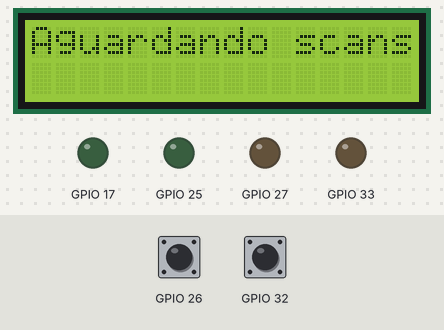
This sketch was run on a simulated ESP32. Shown: 16×2 character LCD, output pins drawn as LEDs (lit = HIGH). The inputs (shaded band) are chosen by the test bench; at power-on: GPIO 26 HIGH, GPIO 32 HIGH. Random numbers use the default seed unless the sketch sets one.

Above: at 1.2 s.
1.3 s: GPIO 26 pulled LOW for 1 s
At 3.3 s:
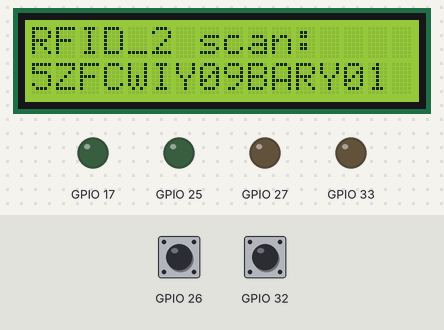
3.8 s: GPIO 32 pulled LOW for 0.15 s
At 5.2 s:
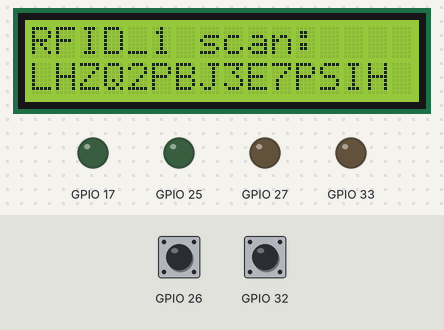
5.8 s: GPIO 26 pulled LOW for 0.15 s
At 7.5 s:
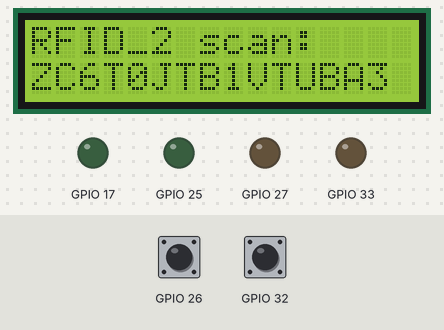
7.8 s: GPIO 32 pulled LOW for 1 s
At 10.0 s:
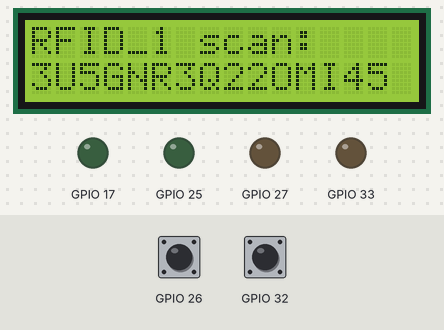
10.3 s: GPIO 26 pulled LOW for 0.15 s
At 11.5 s:
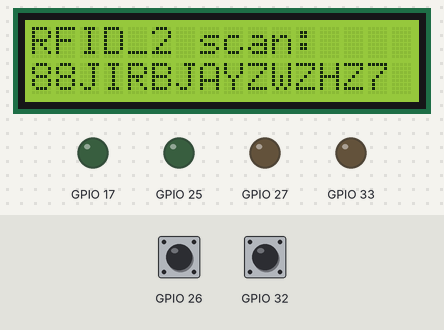
12.3 s: GPIO 32 pulled LOW for 0.15 s
At 13.5 s:
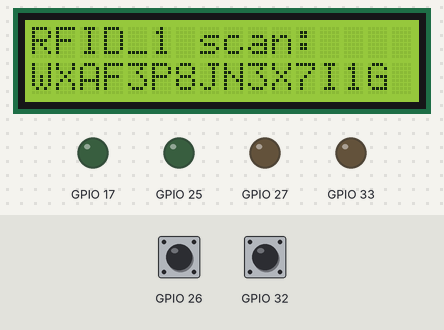
Timing chart, 0 to 15.3 s (numbered marks = the images above; inputs shaded):
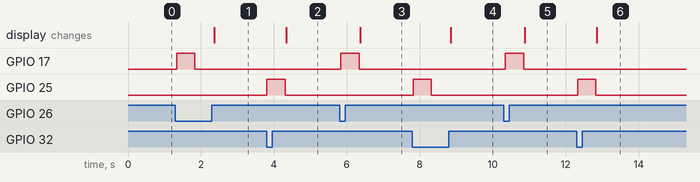

Measured:
- after the input at 1.3 s, GPIO 17: LOW → HIGH at once, → LOW 0.50 s later; the display: changes after 1.1 s (image 1)
- after the input at 3.8 s, GPIO 25: LOW → HIGH at once, → LOW 0.50 s later; the display: changes after 0.54 s (image 2)
- after the input at 5.8 s, GPIO 17: LOW → HIGH at once, → LOW 0.50 s later; the display: changes after 0.57 s (image 3)
- after the input at 7.8 s, GPIO 25: LOW → HIGH at once, → LOW 0.50 s later; the display: changes after 1.0 s (image 4)
- after the input at 10.3 s, GPIO 17: LOW → HIGH after 0.05 s, → LOW 0.50 s later; the display: changes after 0.58 s (image 5)
- after the input at 12.3 s, GPIO 25: LOW → HIGH at once, → LOW 0.50 s later; the display: changes after 0.56 s (image 6)

The sketch:

sketch.ino
```cpp
// Inclui os cabeçalhos das classes RFID e LCD
#include "RFID.h"
#include "LCD.h"

// Cria instâncias das classes RFID e LCD com os pinos especificados
RFID rfid_1(32, 33, 25); // RFID 1 com pinos de entrada, saída e LED
RFID rfid_2(26, 27, 17); // RFID 2 com pinos de entrada, saída e LED
LCD lcd;                 // Instância da classe LCD

// Função para inicializar os dispositivos
void init()
{
  // Inicializa o LCD e os dispositivos RFID
  lcd.init();
  rfid_1.init();
  rfid_2.init();
}

// Função setup, chamada uma vez na inicialização do Arduino
void setup()
{
  // Inicia a comunicação serial com a taxa de 9600 bps
  Serial.begin(9600);

  // Chama a função init para inicializar os dispositivos
  init();
}

// Função loop, chamada repetidamente após a inicialização
void loop()
{
  // Verifica se há algum scan no RFID 1
  String rfid_result_1 = rfid_1.check_scan();

  // Verifica se há algum scan no RFID 2
  String rfid_result_2 = rfid_2.check_scan();

  // Se um scan foi detectado no RFID 1, exibe no LCD
  if (rfid_result_1 != "")
  {
    lcd.displayMessage("RFID_1 scan:", rfid_result_1);
  }

  // Se um scan foi detectado no RFID 2, exibe no LCD
  if (rfid_result_2 != "")
  {
    lcd.displayMessage("RFID_2 scan:", rfid_result_2);
  }

  // Breve pausa para estabilização do loop
  delay(50);
}
```

RFID.cpp
```cpp
// Inclui o cabeçalho da classe RFID
#include "RFID.h"

// Construtor da classe RFID: inicializa os pinos e a flag de inicialização
RFID::RFID(int entry_pin, int exit_pin, int confirm_led) : entryPin(entry_pin), exitPin(exit_pin), confirmLed(confirm_led), initialized(false) {}

// Método para inicializar os pinos
void RFID::init()
{
  // Se já foi inicializado, não faz nada
  if (initialized)
  {
    return;
  }
  else
  {
    // Configura os pinos para os modos apropriados
    pinMode(entryPin, INPUT_PULLUP);
    pinMode(exitPin, OUTPUT);
    pinMode(confirmLed, OUTPUT);

    // Marca como inicializado
    initialized = true;
  }
}

// Lê o estado do botão de entrada
bool RFID::read_button()
{
  // Se não estiver inicializado, retorna falso
  if (!initialized)
  {
    return false;
  }
  else
  {
    // Retorna verdadeiro se o botão estiver pressionado
    return digitalRead(entryPin) == 0;
  }
}

// Verifica a leitura do botão e, se pressionado, retorna uma string aleatória
String RFID::check_scan()
{
  // Se não estiver inicializado, retorna string vazia
  if (!initialized)
  {
    return "";
  }
  else
  {
    // Se o botão foi pressionado
    if (read_button())
    {
      // Aciona o LED de confirmação
      flash_led();

      // Espera até que o botão seja liberado
      while (read_button())
      {
        delay(100);
      }

      // Retorna uma string aleatória de 15 caracteres
      return generate_random_string(15);
    }
    else
    {
      return "";
    }
  }
}

// Gera uma string aleatória de um comprimento especificado
String RFID::generate_random_string(size_t length)
{
  // Caracteres possíveis para a string aleatória
  const char characters[] = "ABCDEFGHIJKLMNOPQRSTUVWXYZ0123456789";
  String result = "";

  // Constrói a string caractere por caractere
  for (size_t i = 0; i < length; ++i)
  {
    int randomValue = random(0, sizeof(characters) - 1);
    result += characters[randomValue];
  }
  return result;
}

// Método para acionar o LED de confirmação
void RFID::flash_led()
{
  // Se estiver inicializado, acende e apaga o LED
  if (initialized)
  {
    digitalWrite(confirmLed, HIGH);
    delay(500);
    digitalWrite(confirmLed, LOW);
  }
}
```

RFID.h
```cpp
#ifndef RFID_H
#define RFID_H

#include <Arduino.h> // for String and other Arduino functionalities

class RFID {
public:
  RFID(int entry_pin, int exit_pin, int confirm_led);
  void init();
  String check_scan();

private:
  int entryPin;
  int exitPin;
  int confirmLed;
  bool initialized = false;
  bool read_button();
  String generate_random_string(size_t length);
  void flash_led();
};

#endif
```

LCD.cpp
```cpp
// Inclui o cabeçalho da classe LCD
#include "LCD.h"

// Construtor da classe LCD: inicializa o display com endereço I2C 0x27 e configura para 16 colunas e 2 linhas
LCD::LCD() : lcd(0x27, 16, 2)
{
  // Inicialmente, define o display como não disponível
  isAvailable = false;
}

// Método para inicializar o display LCD
void LCD::init()
{
  // Verifica se o display ainda não foi inicializado
  if (!isAvailable)
  {
    // Inicia a comunicação com o LCD, acende o backlight e limpa o display
    lcd.init();
    lcd.backlight();
    lcd.clear();

    // Marca o display como disponível
    isAvailable = true;

    // Exibe uma mensagem padrão
    lcd.print("Aguardando scans");
  }
}

// Método para exibir mensagens no display
void LCD::displayMessage(String line1, String line2)
{
  // Verifica se o display está disponível
  if (isAvailable)
  {
    // Limpa o display e exibe a primeira linha de mensagem
    lcd.clear();
    lcd.print(line1);

    // Move o cursor para a segunda linha e exibe a segunda mensagem
    lcd.setCursor(0, 1);
    lcd.print(line2);
  }
}
```

LCD.h
```cpp
#ifndef LCD_H
#define LCD_H

#include <LiquidCrystal_I2C.h>

class LCD
{
public:
  LCD();
  void init();
  void displayMessage(String line1, String line2);

private:
  LiquidCrystal_I2C lcd;
  bool isAvailable;
};
// Definição de guarda para evitar inclusões múltiplas do cabeçalho
#ifndef LCD_H
#define LCD_H

// Inclui a biblioteca para comunicação com displays LCD via I2C
#include <LiquidCrystal_I2C.h>

// Classe LCD para encapsular a funcionalidade do display LCD
class LCD
{
public:
  // Construtor padrão da classe
  LCD();

  // Inicializa o display LCD
  void init();

  // Exibe duas linhas de mensagem no display LCD
  void displayMessage(String line1, String line2);

private:
  // Objeto da biblioteca LiquidCrystal_I2C para interagir com o LCD
  LiquidCrystal_I2C lcd;

  // Flag para verificar se o display LCD está disponível para uso
  bool isAvailable;
};

// Fim da definição de guarda
#endif

#endif
```
